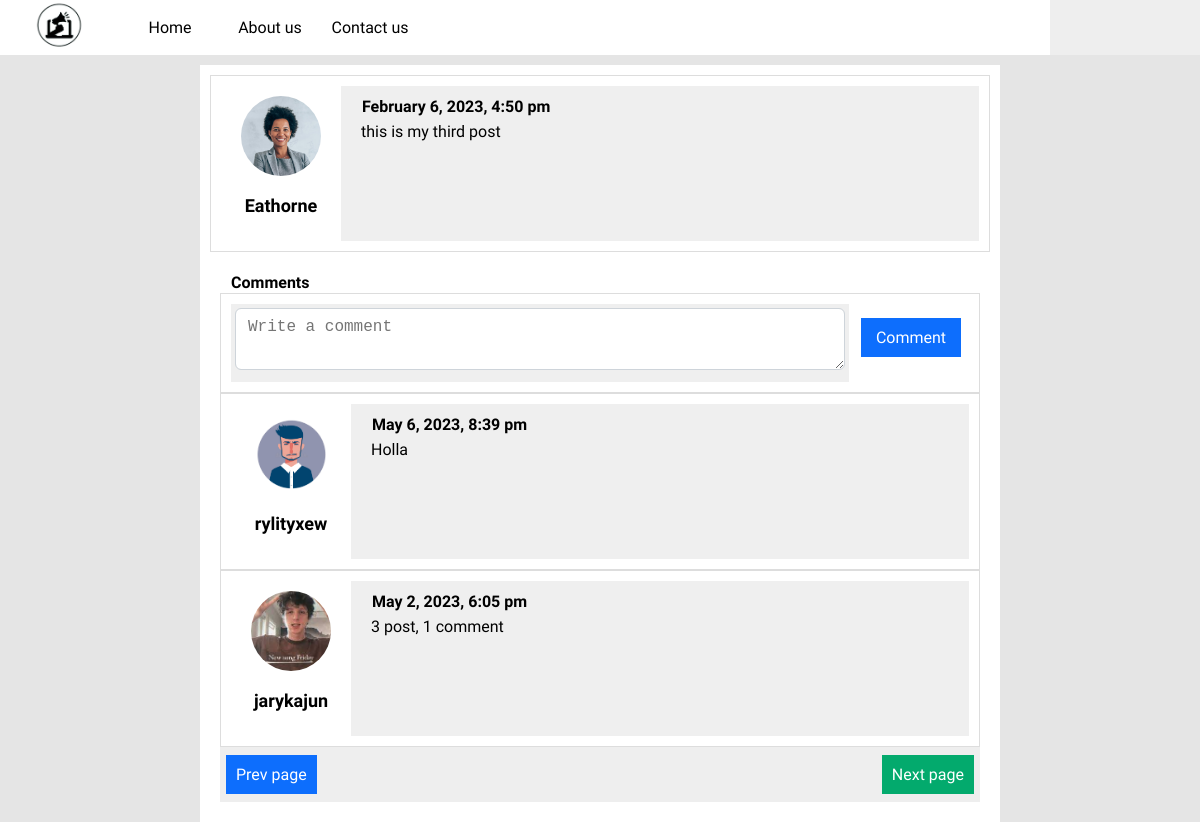
Screenshot of /post.php?id=3 with the database file from the repository.
### tables this page shows
CREATE TABLE `posts` (
  `id` int(11) NOT NULL,
  `user_id` int(11) NOT NULL DEFAULT 0,
  `post` text NOT NULL,
  `date` datetime NOT NULL
);

CREATE TABLE `users` (
  `id` int(11) NOT NULL,
  `username` varchar(30) NOT NULL,
  `email` varchar(100) NOT NULL,
  `password` varchar(255) NOT NULL,
  `date` date DEFAULT NULL,
  `image` varchar(1024) DEFAULT NULL,
  `role` int(1) NOT NULL
);

CREATE TABLE `comments` (
  `id` int(11) NOT NULL,
  `user_id` int(11) DEFAULT NULL,
  `comment_id` int(11) DEFAULT NULL,
  `comment` varchar(255) DEFAULT NULL,
  `date` datetime DEFAULT NULL
);

### functions.php (called while the page is built, shortened)
<?php
function query($query)
{
	global $con;
	$result = mysqli_query($con, $query);
	if(!is_bool($result) && mysqli_num_rows($result) > 0)
	{
		$data = [];
		while ($row = mysqli_fetch_assoc($result)) {
			$data[] = $row;
		}
		return $data;
	}
	return false;
}

### post.php (the view, shortened to what this page needs)
<?php
	require('config.inc.php');
	require('functions.php');
	$POST_ID = $_GET['id'];
?>
<!DOCTYPE html>
<html>
<head>
	<link rel="stylesheet" type="text/css" href="assets/css/bootstrap-icons.css">
	<link rel="stylesheet" type="text/css" href="assets/css/styles.css">
</head>
<body>
	<section class="class_1" >
		<?php include('header.inc.php') ?>
		<div class="class_11" >
			<?php
				$query = "select users.username, users.image, posts.id, posts.post, posts.date from posts inner join users on posts.user_id = users.id where posts.id = $POST_ID";
				$row = query($query);
				foreach($row as $data){
			?>
				<div style="font-family:'Yantramanav';" class="class_42">
						<div class="class_45">
							<img src="assets/images/<?php echo $data['image'] ?>" class="class_47">
							<h2 class="class_48">
								<?php echo $data['username'] ?>
								<br>
							</h2>
						</div>
						<div class="class_49">
							<h4 class="class_41">
								<?php echo date("F j, Y, g:i a",strtotime($data['date'])); ?>
								<br>
							</h4>
							<div class="class_15">
								<?php echo $data["post"] ?>
							</div>
						</div>
					</div>
			<?php
				}
			?>
			<div class="class_11" style="font-family:'Yantramanav';">
				<h1 class="class_41" style="font-size: 16px;"  >
					Comments
				</h1>
				<form method="post">
					<div class="class_42" >
						<div class="class_43" >
							<textarea placeholder="Write a comment" name="comments" class="class_44" required></textarea>
						</div>
						<div class="class_45" >
							<input class="class_46" type="submit" value="Comment">
						</div>
					</div>
				</form>
				<?php
					$query = "select users.username, users.image, comments.comment, comments.date from comments inner join users on comments.user_id = users.id where comments.comment_id = $POST_ID Order by date desc";
					$row = query($query);
					if($row){
						foreach($row as $data){
				?>
						<div class="class_42" style="font-family:'Yantramanav';">
							<div class="class_45" >
								<img src="assets/images/<?php echo $data['image']?>" class="class_47" >
								<h2 class="class_48"  >
									<?php echo $data['username'] ?>
									<br>
								</h2>
							</div>
							<div class="class_49" >
								<h4 class="class_41"  >
									<?php echo date("F j, Y, g:i a",strtotime($data['date'])); ?>
									<br>
								</h4>
								<div class="class_15"  >
								<?php echo $data['comment'] ?>
								</div>
							</div>
						</div>
				<?php
					}
				}
				?>
				<div class="class_37" >
					<button class="class_54"  >
						Prev page
					</button>
					<button class="class_39"  >
						Next page
					</button>
				</div>
			</div>
		</div>
	</section>
</body>
</html>

### header.inc.php (shortened to what this page needs)
<header class="class_2" >
	<div class="class_3" >
		<img src="assets/images/logo.png" class="class_4" >
	</div>
	<div  class="item_class_0 class_5">
		<div  style="font-family:'Yantramanav'; color:black;" class="item_class_2 class_7">
			<a href="index.php" class="class_8"  >
				Home
			</a>
			<a href="about.php" class="class_8"  >
				About us
			</a>
			<a href="contact.php" class="class_8"  >
				Contact us
			</a>
		</div>
	</div>
	<div class="class_9" style="display:flex;align-items: center;justify-content: center;"  >
	</div>
</header>

### assets/css/styles.css (style rules this page uses)
body { font-family: opensans; font-size: 16px; margin:0px; padding:0px; word-break: break-word; word-wrap: break-word; }
.item_class_2 { display:flex; animation: menu-appear 0.5s ease; }
.class_1 { width: 100vw; height: 100%; background-color: rgb(229, 229, 229); padding: 0px; }
.class_2 { background-color: #eee; display: flex; }
.class_3 { flex: 1 1 0%; max-width: 120px; background-color: white; text-align: center; }
.class_4 { height:60px; object-fit:cover; }
.class_5 { flex:1; position:relative; display:flex; flex-wrap: wrap; align-items:center; justify-content: flex-start; background-color: white; }
.class_7 { flex-wrap: wrap; align-items:center; justify-content: flex-start; }
.class_8 { display:flex; display:block; min-width:100px; text-align:center; text-decoration:none; padding: 10px; color: black; cursor: pointer; }
.class_9 { flex:1; max-width:150px; padding:5px; display:flex; align-items: center; }
.class_11 { padding: 10px; background-color: rgb(255, 255, 255); color: rgb(0, 0, 0); max-width: 800px; margin: 10px auto auto; min-height: 400px; }
.class_15 { padding: 5px 10px; }
.class_37 { padding: 4px; background-color: #eee; }
.class_39 { cursor: pointer; font-size:16px; padding: 10px; border:none; color:#FFFFFF; font-family: 'Yantramanav'; background-color:#03aa6d; margin: .25rem .125rem; float: right; }
.class_4 { height: 50px; clear: both; }
.class_41 { padding-left: 10px; padding-right: 10px; margin: 1px; }
.class_42 { padding: 10px; color: rgb(0, 0, 0); border: 1px solid rgb(221, 221, 221); min-height: 100px; display: flex; }
.class_43 { width: 100px; background-color: rgb(239, 239, 239); color: rgb(0, 0, 0); flex: 1 1 1%; padding: 4px; }
.class_44 { display: block; width: 100%; padding: 0.375rem 0.75rem; font-size: 1rem; font-weight: 400; line-height: 1.5; color: rgb(32, 36, 40); background-color: rgb(255, 255, 255); background-clip: padding-box; border: 1px solid rgb(206, 212, 218); appearance: none; border-radius: 0.375rem; transition: border-color 0.15s ease-in-out 0s, box-shadow 0.15s ease-in-out 0s; }
.class_45 { width: 120px; padding: 10px; color: rgb(0, 0, 0); text-align: center; }
.class_46 { font-size: 16px; padding: 10px; border: medium none; color: rgb(255, 255, 255); background-color: rgb(13, 110, 253); font-family: 'Yantramanav'; margin: 0.25rem 0.125rem; cursor: pointer; width: 100px; }
.class_47 { width: 80px; height: 80px; object-fit: cover; border-radius: 50%; }
.class_48 { padding-left: 10px; padding-right: 10px; font-size: 18px; }
.class_49 { width: 100px; padding: 10px; background-color: rgb(239, 239, 239); color: rgb(0, 0, 0); flex: 1 1 1%; }
.class_54 { cursor: pointer; font-size: 16px; padding: 10px; border: medium none; color: rgb(255, 255, 255); background-color: rgb(13, 110, 253); font-family: 'Yantramanav'; margin: 0.25rem 0.125rem; left: -4px; }

### rows the page displays
posts: user.image (picture), user.username "Eathorne", date "February 6, 2023, 4:50 pm", post "this is my third post"
comments: user.image (placeholder picture), user.username "rylityxew", date "May 6, 2023, 8:39 pm", comment "Holla"
comments: user.image (picture), user.username "jarykajun", date "May 2, 2023, 6:05 pm", comment "3 post, 1 comment"
